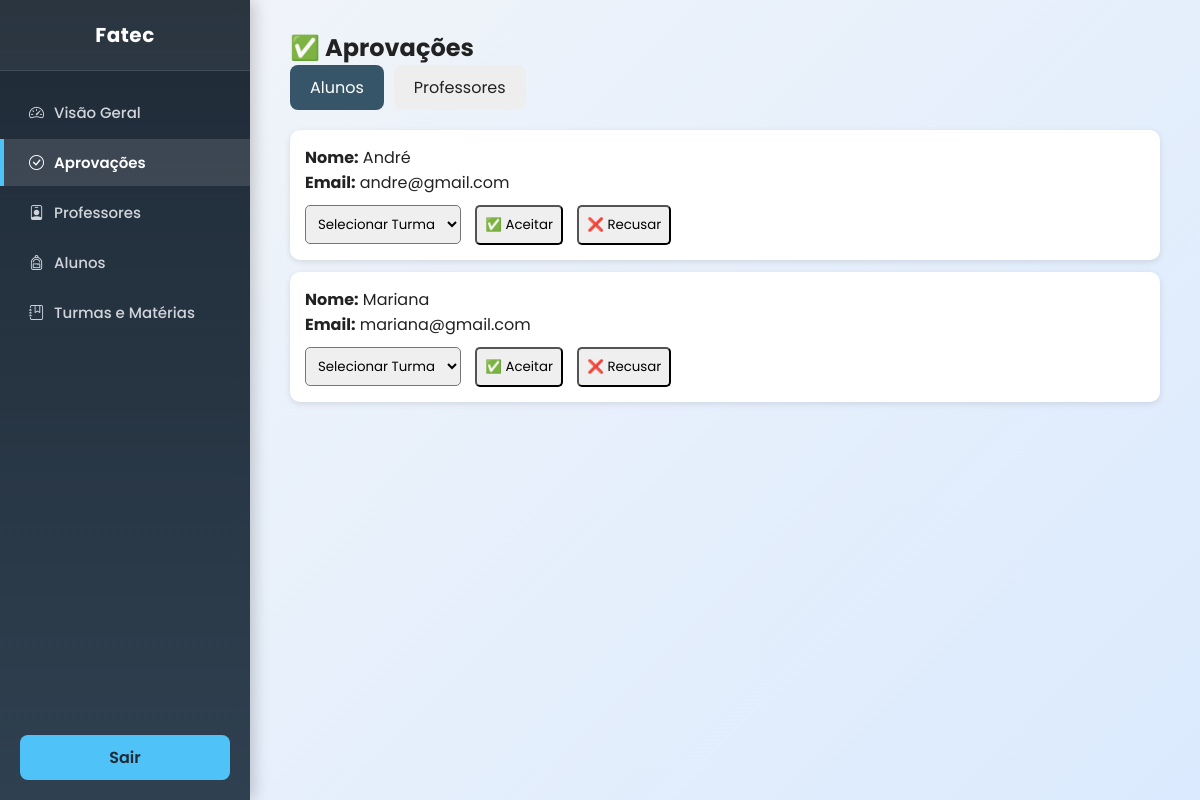
The page /Dashboard_Instituicao/aprovacoes.php (signed in) on the database its author committed.
### tables this page shows
CREATE TABLE solicitacoes (
    id INT AUTO_INCREMENT PRIMARY KEY,
    tipo ENUM('aluno','professor') NOT NULL,
    usuario_id INT NOT NULL,
    instituicao_id INT NOT NULL,
    status ENUM('pendente','aceito','recusado') DEFAULT 'pendente',
    created_at TIMESTAMP DEFAULT CURRENT_TIMESTAMP,
    FOREIGN KEY (instituicao_id) REFERENCES instituicoes(id)
);

CREATE TABLE alunos (
    id INT AUTO_INCREMENT PRIMARY KEY,
    nome VARCHAR(100) NOT NULL,
    email VARCHAR(100) UNIQUE NOT NULL,
    estado VARCHAR(50),
    cidade VARCHAR(50),
    endereco VARCHAR(150),
    telefone VARCHAR(20),
    foto_perfil VARCHAR(255),
    senha VARCHAR(255) NOT NULL,
    instituicao_id INT DEFAULT NULL,
    turma_id INT DEFAULT NULL,
    created_at TIMESTAMP DEFAULT CURRENT_TIMESTAMP,
    FOREIGN KEY (instituicao_id) REFERENCES instituicoes(id),
    FOREIGN KEY (turma_id) REFERENCES turmas(id)
);

### Dashboard_Instituicao/aprovacoes.php (the view, shortened to what this page needs)
<?php
include("../config/db.php");
$id_instituicao = $_SESSION['usuario_id'];
$solicitacoes_alunos = $conn->query("
    SELECT s.id AS solicitacao_id, a.id AS aluno_id, a.nome, a.email
    FROM solicitacoes s
    JOIN alunos a ON s.usuario_id = a.id
    WHERE s.tipo='aluno' AND s.instituicao_id='$id_instituicao' AND s.status='pendente'
");
?>
<!DOCTYPE html>
<html lang="pt-br">
<head>
    <link rel="stylesheet" href="../style.css">
    <link rel="stylesheet" href="https://cdn.jsdelivr.net/npm/bootstrap-icons@1.13.1/font/bootstrap-icons.min.css">
</head>
<body>
<div class="dashboard-container">
    <div class="sidebar">
    <div class="top-section">
        <div class="logo">
            <?php echo $_SESSION['nome']; ?>
        </div>
        <div class="menu">
            <ul>
                <li><a href="visao-geral.php"><i class="bi bi-speedometer2"></i>Visão Geral</a></li>
                <li><a href="aprovacoes.php" class="active"><i class="bi bi-check-circle"></i>Aprovações</a></li>
                <li><a href="professores.php"><i class="bi bi-person-badge"></i>Professores</a></li>
                <li><a href="alunos.php"><i class="bi bi-backpack"></i>Alunos</a></li>
                <li><a href="turmas.php"><i class="bi bi-journal-bookmark"></i>Turmas e Matérias</a></li>
            </ul>
        </div>
    </div>
    <a href="../logout.php" class="logout">Sair</a>
</div>
    <main class="main-content">
        <h2 class="page-title">✅ Aprovações</h2>
        <div class="aba-container">
            <div class="aba ativa" onclick="mostrarAba('alunos')">Alunos</div>
            <div class="aba" onclick="mostrarAba('professores')">Professores</div>
        </div>
        <div id="alunos" class="solicitacoes ativa">
            <?php if($solicitacoes_alunos->num_rows > 0): ?>
                <?php while($row = $solicitacoes_alunos->fetch_assoc()): ?>
                    <div class="solicitacao-card">
                        <p><strong>Nome:</strong> <?= $row['nome'] ?></p>
                        <p><strong>Email:</strong> <?= $row['email'] ?></p>
                        <form method="POST" style="margin-top:10px;">
                            <select name="turma_id" required>
                                <option value="">Selecionar Turma</option>
                            </select>
                            <button type="submit" name="acao" value="aceitar">✅ Aceitar</button>
                            <button type="submit" name="acao" value="recusar">❌ Recusar</button>
                        </form>
                    </div>
                <?php endwhile; ?>
            <?php else: ?>
                <p>Nenhuma solicitação pendente.</p>
            <?php endif; ?>
        </div>
    </main>
</div>
</body>
</html>

### style.css (style rules this page uses)
* { margin: 0; padding: 0; box-sizing: border-box; font-family: 'Poppins'; }
html, body { height: 100%; background: linear-gradient(135deg,#f0f4f9,#dbeafe); color: #222; font-family: 'Poppins'; }
.sidebar { width: 250px; background: linear-gradient(180deg, #1f2a36 0%, #2f4050 100%); color: #fff; min-height: 100vh; display: flex; flex-direction: column; justify-content: space-between; box-shadow: 4px 0 15px rgba(0,0,0,0.2); position: fixed; left: 0; top: 0; }
.top-section { display: flex; flex-direction: column; align-items: stretch; }
.logo { text-align: center; font-size: 20px; font-weight: 700; letter-spacing: 0.5px; color: #fff; padding: 20px 0; border-bottom: 1px solid rgba(255,255,255,0.1); background: rgba(255, 255, 255, 0.05); }
.menu ul { list-style: none; padding: 15px 0; margin: 0; }
.menu ul li { margin: 3px 0; }
.menu ul li a { display: flex; align-items: center; gap: 10px; padding: 12px 25px; color: #d1d5db; text-decoration: none; font-size: 15px; font-weight: 500; transition: all 0.3s ease; border-left: 4px solid transparent; }
.menu ul li a.active { background: rgba(255, 255, 255, 0.12); border-left: 4px solid #4fc3f7; color: #fff; font-weight: 600; }
.logout { display: flex; align-items: center; justify-content: center; margin: 20px; padding: 10px 20px; background: #4fc3f7; color: #1f2a36; text-decoration: none; font-weight: 600; border-radius: 8px; transition: all 0.3s ease; }
.dashboard-container { display: flex; }
.main-content { margin-left: 250px; padding: 30px 40px; background: linear-gradient(135deg,#f0f4f9,#dbeafe); min-height: 100vh; width: calc(100% - 250px); box-sizing: border-box; }
.main-content { padding-bottom: 50px; }

### Dashboard_Instituicao/aprovacoes.php (style rules this page uses)
.aba-container { display: flex; gap: 10px; margin-bottom: 20px; }
.aba { padding: 10px 20px; background: #eee; border-radius: 8px; cursor: pointer; }
.aba.ativa { background: #375569; color: #fff; }
.solicitacoes { display: none; }
.solicitacoes.ativa { display: block; }
.solicitacao-card { background: #fff; padding: 15px; border-radius: 10px; margin-bottom: 12px; box-shadow: 0 2px 6px rgba(0,0,0,0.1); }
select, button { padding: 8px; margin-right: 10px; border-radius: 5px; }
button { cursor: pointer; }

### rows shown on the page
solicitacoes: alunos.nome "André", alunos.email "andre@gmail.com"
solicitacoes: alunos.nome "Mariana", alunos.email "mariana@gmail.com"

### other values the page prints
$_SESSION['nome'] "Fatec"
